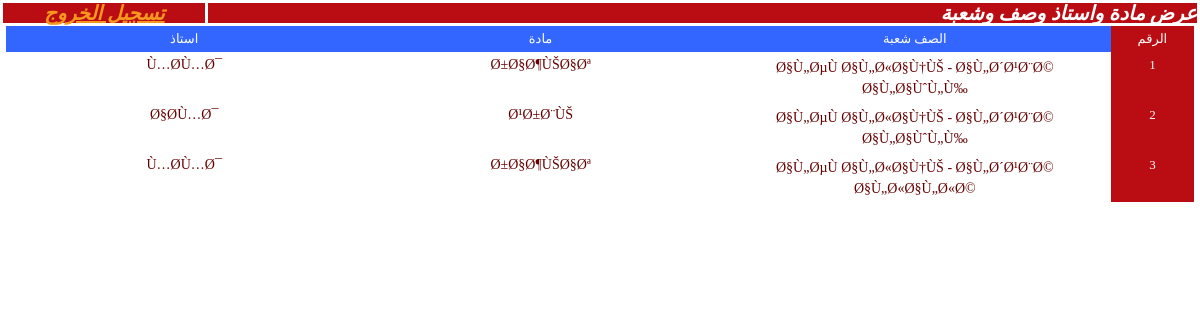
The page /desgin/manager/showSbject_Teacher_Classes_Rooms.php on the database its author committed.
### tables this page shows
CREATE TABLE `teachars` (
  `id` int(11) NOT NULL AUTO_INCREMENT,
  `name` text NOT NULL,
  `pass` text NOT NULL,
  `fname` text NOT NULL,
  `lname` text NOT NULL,
  `phone` text NOT NULL,
  `mobile` text NOT NULL,
  `dgree` text NOT NULL,
  `about` longtext NOT NULL,
  PRIMARY KEY (`id`)
);

CREATE TABLE `subjects` (
  `id` int(11) NOT NULL AUTO_INCREMENT,
  `name` text NOT NULL,
  `about` longtext NOT NULL,
  PRIMARY KEY (`id`)
);

CREATE TABLE `classes` (
  `id` int(11) NOT NULL AUTO_INCREMENT,
  `name` text NOT NULL,
  PRIMARY KEY (`id`)
);

CREATE TABLE `rooms` (
  `id` int(11) NOT NULL AUTO_INCREMENT,
  `name` text NOT NULL,
  PRIMARY KEY (`id`)
);

### database/sbject_teacher_classes_rooms/Sbject_Teacher_Classes_RoomsDbase.php (called while the page is built, shortened)
<?php
class Sbject_Teacher_Classes_RoomsDbase
{
function getAllSbject_Teacher_Classes_Rooms()
{
$products = array();
$query = "select * from sbject_teacher_classes_rooms ORDER BY id desc";
$result = mysql_query($query);
$num_results = mysql_num_rows($result);
		for ($i=0; $i < $num_results; $i++)
		{
					$product = new Sbject_Teacher_Classes_Rooms();
					$row = mysql_fetch_array($result);
					$product->id = $row["id"];
					$product->classes_rooms_id = $row["classes_rooms_id"];
					$product->subjects_id = $row["subjects_id"];
					$product->teachars_id = $row["teachars_id"];
					$products[$i] = $product;
		}
  return $products;
}
}
?>

### database/teachars/TeacharsDbase.php (called while the page is built, shortened)
<?php
class TeacharsDbase
{
function getTeachar($id)
{
$product = new Teachars();
$query = "select * from teachars where id=".$id;
$result = mysql_query($query);
	$row = mysql_fetch_array($result);
			$product->id = $row["id"];
			$product->name = $row["name"];
			$product->pass = $row["pass"];
			$product->fname = $row["fname"];
			$product->lname = $row["lname"];
			$product->phone = $row["phone"];
			$product->mobile = $row["mobile"];
			$product->dgree = $row["dgree"];
			$product->about= $row["about"];
		  return $product;
}
}
?>

### database/subjects/SubjectsDbase.php (called while the page is built, shortened)
<?php
class SubjectsDbase
{
function getSubject($id)
{
$product = new Subjects();
$query = "select * from subjects where id=".$id;
$result = mysql_query($query);
	$row = mysql_fetch_array($result);
			$product->id = $row["id"];
			$product->name = $row["name"];
			$product->about = $row["about"];
		  return $product;
}
}
?>

### database/classes_rooms/Classes_RoomsDbase.php (called while the page is built, shortened)
<?php
class Classes_RoomsDbase
{
		function getClasse_Room($id)
		{
				$product = new Classes_Rooms();
				$query = "select * from classes_rooms where id=".$id;
				$result = mysql_query($query);
				$row = mysql_fetch_array($result);
				$product->id = $row["id"];
				$product->class_id = $row["class_id"];
				$product->room_id = $row["room_id"];
				return $product;
		}
}
?>

### database/classes/ClassesDbase.php (called while the page is built, shortened)
<?php
class ClassesDbase
{
function getClass($id)
{
$product = new Classes();
$query = "select * from classes where id=".$id;
$result = mysql_query($query);
$row = mysql_fetch_array($result);
$product->id = $row["id"];
$product->name = $row["name"];
return $product;
}
}
?>

### database/rooms/RoomsDbase.php (called while the page is built, shortened)
<?php
class RoomsDbase
{
function getRoom($id)
{
$product = new Rooms();
$query = "select * from rooms where id=".$id;
$result = mysql_query($query);
$row = mysql_fetch_array($result);
$product->id = $row["id"];
$product->name = $row["name"];
return $product;
}
}
?>

### desgin/manager/showSbject_Teacher_Classes_Rooms.php (the view, shortened to what this page needs)
<link href="../../css/style.css" rel="stylesheet" type="text/css" />
<table id="middletable" width="100%" border="0" cellpadding="0" cellspacing="3">
  <tr>
    <td align="center" bgcolor="#BA0D13" dir="rtl"><a style="color:#F7971F;" href="index.php?log=out">تسجيل الخروج </a></td>
    <td width="83%" align="right" bgcolor="#BA0D13" class="Title" dir="rtl">عرض مادة واستاذ وصف وشعبة </td>
  </tr>
</table>
<?
include("../../database/sbject_teacher_classes_rooms/Sbject_Teacher_Classes_RoomsDbase.php");
$db = new Sbject_Teacher_Classes_RoomsDbase();
$products = $db->getAllSbject_Teacher_Classes_Rooms();
if(count($products) != 0)
{
include("../../database/classes_rooms/Classes_RoomsDbase.php");
$dba = new Classes_RoomsDbase();
include("../../database/classes/ClassesDbase.php");
$dbaa = new ClassesDbase();
include("../../database/rooms/RoomsDbase.php");
$dbaaa = new RoomsDbase();
include("../../database/teachars/TeacharsDbase.php");
$dbaaaa = new TeacharsDbase();
include("../../database/subjects/SubjectsDbase.php");
$dbaaaaa = new SubjectsDbase();
?>
<table width="99%" border="0" align="center" cellpadding="5" cellspacing="0">
      <tr>
        <td width="30%" align="center" class="row">استاذ</td>
        <td width="30%" align="center" class="row">مادة</td>
        <td width="33%" align="center" class="row">الصف شعبة </td>
        <td width="7%" align="center" class="column">الرقم</td>
      </tr>
<?
 for($a1=0;$a1<count($products);$a1++)
 {
  $products_one = $products[$a1];
?>
      <tr>
        <td align="center" valign="top" class="tahomaFont"  >
		 <?
		$rs = $dbaaaa->getTeachar($products_one->teachars_id);
		echo $rs->name;
		 ?>		</td>
        <td align="center" valign="top" class="tahomaFont"  ><?
		$r = $dbaaaaa->getSubject($products_one->subjects_id);
		echo $r->name;
		 ?></td>
        <td align="center" valign="top" class="tahomaFont"  >
        <?
		$ccc = $dba->getClasse_Room($products_one->classes_rooms_id);
		$r = $dbaa->getClass($ccc->class_id);
		echo $r->name;
		echo " - ";
		$r = $dbaaa->getRoom($ccc->room_id);
		echo $r->name;
		 ?></td>
        <td align="center" valign="top" class="column" ><? echo ($a1+1); ?></td>
      </tr>
<?
}
?>
</table>
<?
}
?>

### css/style.css (style rules this page uses)
.tahomaFont { font-family:Tahoma; font-size:14px; color:#660000; }
.column { font-family:Tahoma; font-size:13px; color:#FFFFFF; background:#BA0D13; }
.row { font-family:Tahoma; font-size:13px; color:#FFFFFF; background:#3366FF; }
a:link { font-family:Traditional Arabic; font-style:italic; font-weight:bold; color:#003333; font-size:20px; line-height:1; }
.Title { font-family:Traditional Arabic; font-style:italic; font-weight:bold; color:#FFFFFF; font-size:20px; line-height:1; }

### rows shown on the page
teachars: name "Ù…Ø­Ù…Ø¯"
subjects: name "Ø±Ø§Ø¶ÙŠØ§Øª"
classes: name "Ø§Ù„ØµÙ Ø§Ù„Ø«Ø§Ù†ÙŠ"
rooms: name "Ø§Ù„Ø´Ø¹Ø¨Ø© Ø§Ù„Ø§ÙˆÙ„Ù‰"
teachars: name "Ø§Ø­Ù…Ø¯"
subjects: name "Ø¹Ø±Ø¨ÙŠ"
rooms: name "Ø§Ù„Ø´Ø¹Ø¨Ø© Ø§Ù„Ø«Ø§Ù„Ø«Ø©"
